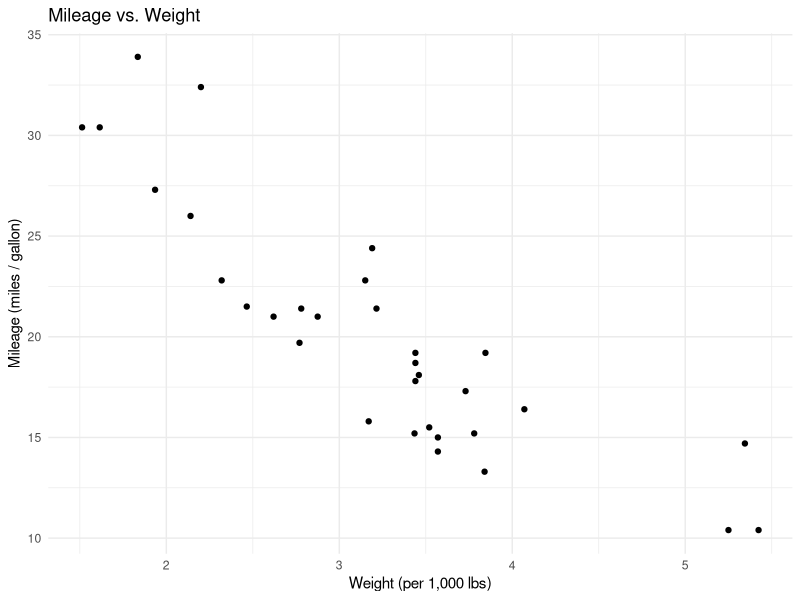

The R script that drew this image: (Note: this script raises an error after producing the figure.)
## ---- chunk 1
knitr::opts_chunk$set(echo = TRUE, message = FALSE, warning = FALSE)
library(MASS)   # comes with R; needed for several datasets and boxcox()
library(tidyverse) # To support analysis
## ---- chunk 2
# Load your dataset
data(mtcars)
## ---- chunk 3
# View(mtcars)        # spreadsheet view; run in the console, not when knitting
str(mtcars); head(mtcars); nrow(mtcars)
# get variables descriptives
summary(mtcars)
# scatterplot
mt_plot <- 
ggplot(data = mtcars, aes(x = wt, y = mpg))+
  geom_point()+
  theme_minimal()+
  labs(title = "Mileage vs. Weight",
       x = "Weight (per 1,000 lbs)",
       y = "Mileage (miles / gallon)")
mt_plot
## ---- chunk 4
# fit linear regression model
fitted_model <- lm(mpg ~ wt, data = mtcars)
summary(fitted_model)

# 95% confidence intervals for the slope
confint(fitted_model)["wt",]

# Slope and intercept
slope <- summary(fitted_model)$coefficients["wt", "Estimate"]
slope

# t-test for the slope
t_value <- summary(fitted_model)$coefficients["wt", "t value"]
t_value

# add the fitted line to your scatterplot
mt_plot <- mt_plot +
  geom_smooth(method = "lm", se = FALSE)
mp_plot
## ---- chunk 5
# Picking a meaningful x-value and making it a dataframe
median_wt <- median(mtcars$wt)
single_car <- data.frame(wt = median_wt)

# 95% Confidence Interval for median weight
predict(fitted_model, newdata = single_car, interval = "confidence")

# 95% Prediction Interval for median weight
predict(fitted_model, newdata = single_car, interval = "prediction")
## ---- chunk 6
a <- anova(fit)
SSR <- a["wt", "Sum S"]
SSE <- a["Residuals", "Sum S"]
c(SST = sum((mtcars$mpg-mean(mtcars$mpg))^2),SSR_SSE = SSR+SSE)
c(F=a["wt","F value"], t2=coef(summary(fit))["wt","t value"]^2)
## ---- chunk 7
# four diagnostic plots
par(mfrow=c(1,1))
plot(fit)
par(mfrow=c(1,1))
cd <- coks.distance(fit)
sort(cd, decreasing=TRUE)[1:3]
fit2 <- lm(mpg ~ wt, data=mtcars[-which.max(cd),])
summary(fit2)$coef

## ---- chunk 8
# Step 1: Does the response need a transformation? Box-Cox (requires y > 0):
#   boxcox(fit)
#   Read lambda as: 1 -> no change, 0.5 -> sqrt(y), 0 -> log(y), -1 -> 1/y
#   If the CI contains 1, a transformation of y may not be needed.
#
# Step 2: Box-Cox only covers y. If the scatterplot or residual plot is curved,
#   also consider transforming x: log(x), sqrt(x), 1/x  (log needs x > 0)
#
# Step 3: Fit the transformed model. You can transform inside lm():
#   fit_t <- lm(log(y) ~ x, data = dat)
#   fit_t <- lm(y ~ log(x), data = dat)
#   fit_t <- lm(log(y) ~ log(x), data = dat)
#   fit_t <- lm(sqrt(y) ~ x, data = dat)
#   fit_t <- lm(I(1/y) ~ x, data = dat)    # wrap arithmetic like 1/y in I()
#
# Step 4: Compare residuals vs fitted for fit and fit_t, e.g.
#   plot(fitted(fit_t), resid(fit_t)); abline(h = 0)
#   R^2 is only comparable if y is NOT transformed; otherwise compare residual plots.
#
# Interpreting slopes after logs:
#   log(y) ~ x       : +1 in x multiplies y by about exp(b1)
#   log(y) ~ log(x)  : +1% in x changes y by about b1 %
#   y ~ log(x)       : doubling x changes y by b1 * log(2)

library(MASS)
boxcox(fit)
fitlog <- lm(log(mpg) ~ wt, data=mtcars)
summary(fitlog)
par(mfrow=c(1,2))
plot(fit, which=1)
plot(fitlog, which=1)
par(mfrow=c(1,1))
## ---- chunk 9
# Pairs bootstrap: resample ROWS of your data with replacement, refit, keep the slope.
